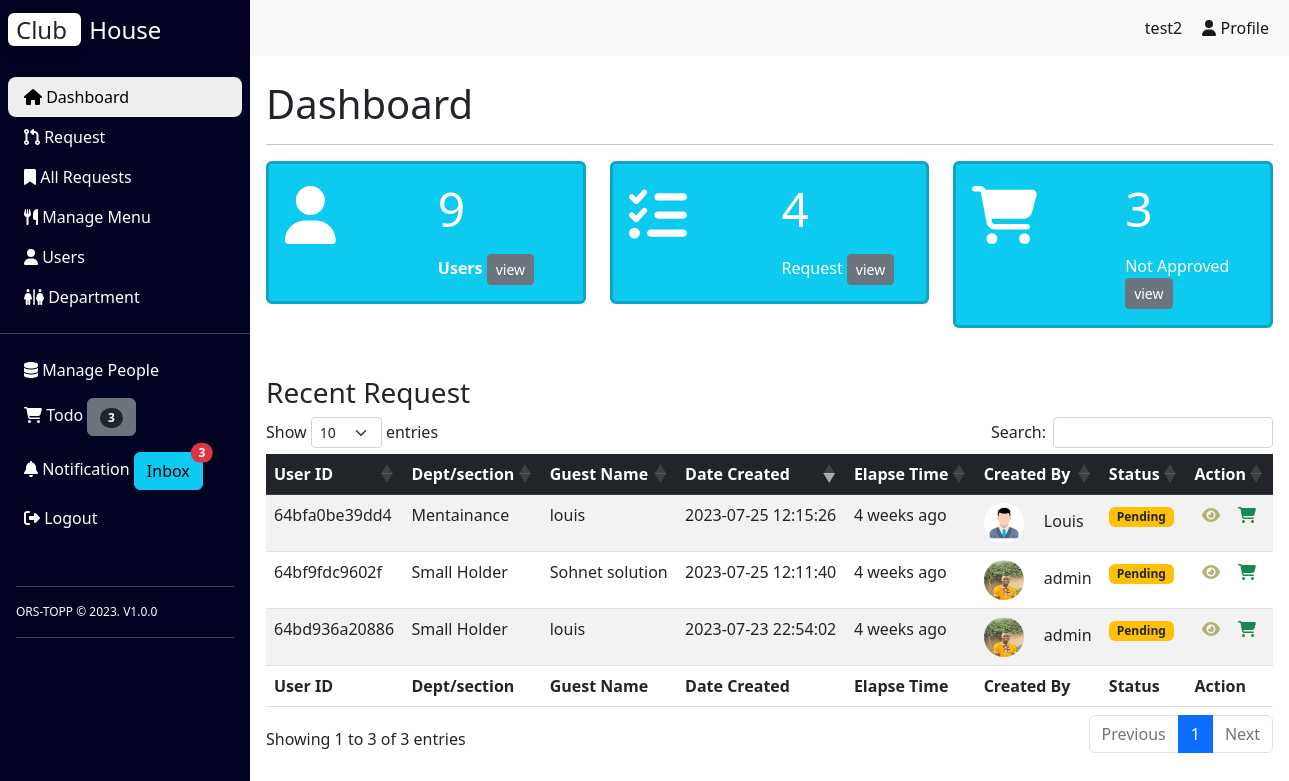
/index.php (signed in), run on the app's committed database.
### tables this page shows
CREATE TABLE `requests` (
  `id` int(11) NOT NULL,
  `uniqid` varchar(255) NOT NULL,
  `guest_name` varchar(255) NOT NULL,
  `guest_address` varchar(255) NOT NULL,
  `check_in_date` datetime NOT NULL,
  `check_out_date` datetime NOT NULL,
  `purpose_of_visit` varchar(255) NOT NULL,
  `breakfast` varchar(255) DEFAULT NULL,
  `dinner` varchar(255) DEFAULT NULL,
  `lunch` varchar(255) DEFAULT NULL,
  `num_of_people_for_menu` int(11) DEFAULT NULL,
  `num_of_people_for_acco` int(11) DEFAULT NULL,
  `employee_names` varchar(255) DEFAULT NULL,
  `visitors_names` varchar(255) DEFAULT NULL,
  `status` varchar(255) DEFAULT NULL,
  `rejection_message` varchar(255) DEFAULT NULL,
  `requester_id` int(11) NOT NULL,
  `approver1` int(11) DEFAULT NULL,
  `approver2` int(11) DEFAULT NULL,
  `approver3` int(11) DEFAULT NULL,
  `approver4` int(11) DEFAULT NULL,
  `created_at` timestamp NOT NULL DEFAULT current_timestamp(),
  `approver1_status` enum('Approved','Rejected','Pending') DEFAULT 'Pending',
  `approver2_status` enum('Approved','Rejected','Pending') DEFAULT 'Pending',
  `approver3_status` enum('Approved','Rejected','Pending') DEFAULT 'Pending',
  `approver4_status` enum('Approved','Rejected','Pending') DEFAULT 'Pending'
);

CREATE TABLE `departments` (
  `id` int(11) NOT NULL,
  `name` varchar(250) NOT NULL,
  `status` int(11) NOT NULL DEFAULT 1
);

CREATE TABLE `users` (
  `id` int(11) NOT NULL,
  `email` varchar(250) NOT NULL,
  `password` varchar(250) NOT NULL,
  `createddate` datetime NOT NULL DEFAULT current_timestamp(),
  `name` varchar(250) NOT NULL,
  `profile_image` varchar(250) NOT NULL,
  `user_type` enum('admin','user','approver') NOT NULL,
  `department_id` int(11) DEFAULT NULL,
  `tel` varchar(10) NOT NULL,
  `reset_token` varchar(100) NOT NULL
);

### config.php (called while the page is built)
<?php
$host = "localhost";
$username = "root";
$password = "";
$database = "booking";

### class/Database.php (called while the page is built, shortened)
<?php
class Database
{
    private $conn;
    public function __construct($host, $username, $password, $database)
    {
        $this->conn = new mysqli($host, $username, $password, $database);
    }
    public function getConnection()
    {
        return $this->conn;
    }
}
?>

### init.php (called while the page is built, shortened)
<?php
include 'config.php';
require 'class/Database.php';
require 'class/Request.php';
$database = new Database($host, $username, $password, $database);
$request =new Request($database);
?>

### class/Request.php (called while the page is built, shortened)
<?php
class Request
{
    private $db;
    public function __construct(Database $db)
    {
        $this->db = $db->getConnection();
    }
    public function ago($time)
    {
        $periods = array("second", "minute", "hour", "day", "week", "month", "year", "decade");
        $lengths = array("60", "60", "24", "7", "4.35", "12", "10");
        $now = time();
        $difference = $now - $time;
        for ($j = 0; $difference >= $lengths[$j] && $j < count($lengths) - 1; $j++) {
            $difference /= $lengths[$j];
        }
        $difference = round($difference);
        if ($difference != 1) {
            $periods[$j] .= "s";
        }
        return $difference . " " . $periods[$j] . " ago";
    }
    public function countAllPendingRequests()
    {
        $status = 'pending';
        $stmt = $this->db->prepare("SELECT COUNT(*) AS count FROM requests WHERE status = ?");
        $stmt->bind_param("s", $status);
        $stmt->execute();
        $result = $stmt->get_result();
        if ($result && $result->num_rows > 0) {
            $data = $result->fetch_assoc();
            return $data['count'];
        }
        return 0;
    }
    public function countAllRequests()
    {
        $stmt = $this->db->prepare("SELECT COUNT(*) AS total_requests FROM requests");
        $stmt->execute();
        $result = $stmt->get_result();
        if ($result && $result->num_rows > 0) {
            $row = $result->fetch_assoc();
            return $row['total_requests'];
        }
        return 0;
    }
    public function getRecentRequests()
    {
        $status = 'pending';
        $stmt = $this->db->prepare("SELECT requests.*,
        users.name AS requester_name,
        users.profile_image AS requester_image,
        departments.name AS requester_department
        FROM requests
        INNER JOIN users ON requests.requester_id = users.id
        INNER JOIN departments ON users.department_id = departments.id
        WHERE requests.status = ?
        ORDER BY requests.created_at DESC
        LIMIT 10");
        $stmt->bind_param("s", $status);
        $stmt->execute();
        $result = $stmt->get_result();
        $requests = array();
        if ($result && $result->num_rows > 0) {
            while ($request = $result->fetch_assoc()) {
                $checkInDate = strtotime($request['check_in_date']);
                $checkOutDate = strtotime($request['check_out_date']);
                $days = floor(($checkOutDate - $checkInDate) / (60 * 60 * 24));
                $request['num_of_days_to_spend'] = $days;
                $createdAt = strtotime($request['created_at']);
                $request['elapsed_time'] = $this->ago($createdAt);
                $requests[] = $request;
            }
        }
        return $requests;
    }
}
?>

### admin_page.php (the view)
<?php
$user = new User($database);
$userCount = $user->countUsers();
if (isset($_SESSION['total_users'])) {
    $userCount = $_SESSION['total_users'];
} else {
    $userCount = 0;
}
?>
<div class="row row-cols-1 row-cols-md-3 g-4 mb-4 pb-4">
    <div class="col-md-4 col-sm-12">
        <div class="card bg-info text-white border-3 shadow-1">
            <div class="card-body">
                <div class="row">
                    <div class="col">
                        <h5 class="card-title" style="font-size:58px;">
                            <i class="fa fa-user" aria-hidden="true"></i>
                        </h5>
                    </div>
                    <div class="col">
                        <p class="card-text display-5">
                            <?php echo $userCount; ?>
                        </p>
                        <span><b>Users <span><a href="users.php"
                                        class="btn btn-secondary text-white btn-sm">view</a></span></b></span>
                    </div>
                </div>
            </div>
        </div>
    </div>
    <div class="col-md-4 col-sm-12">
        <div class="card bg-info text-white border-3 shadow-1">
            <div class="card-body">
                <div class="row">
                    <div class="col">
                        <h5 class="card-title" style="font-size:58px;">
                            <i class="fa fa-tasks" aria-hidden="true"></i>
                        </h5>
                    </div>
                    <div class="col">
                        <p class="card-text display-5">
                            <?php
                            $totalRequests = $request->countAllRequests();
                            ?>
                            <?= $totalRequests ?>
                        </p>
                        <span>Request <span><a href="view_request.php"
                                    class="btn btn-secondary btn-sm text-white">view</a></span></span>
                    </div>
                </div>
            </div>
        </div>
    </div>
    <div class="col-md-4 col-sm-12">
        <div class="card bg-info text-white border-3 shadow-1">
            <div class="card-body">
                <div class="row">
                    <div class="col">
                        <h5 class="card-title" style="font-size:58px;">
                            <i class="fa fa-shopping-cart" aria-hidden="true"></i>
                        </h5>
                    </div>
                    <div class="col">
                        <p class="card-text display-5">
                            <?php
                            $numPendingRequests = $request->countAllPendingRequests();
                            ?>
                            <?= $numPendingRequests ?>
                        </p>
                        <span>Not Approved <span><a href="view_request.php"
                                    class="btn btn-secondary btn-sm text-white">view</a></span></span>
                    </div>
                </div>
            </div>
        </div>
    </div>
</div>
<div class="text-head">
    <div class="h-3">
        <h3>Recent Request</h3>
    </div>
</div>
<table id="all_request" class="table table-striped dt-responsive nowrap" style="width:100%">
    <thead class="table-dark">
        <tr>
            <th>User ID</th>
            <th>Dept/section</th>
            <th>Guest Name</th>
            <th>Date Created</th>
            <th>Elapse Time</th>
            <th>Created By</th>
            <th>Status</th>
            <th>Action</th>
        </tr>
    </thead>
    <tbody>
        <?php
        $recents = $request->getRecentRequests();
        if ($recents) {
            foreach ($recents as $recent) {
                $statusClass = '';
                if ($recent['status'] === 'Pending') {
                    $statusClass = 'bg-warning text-dark';
                } elseif ($recent['status'] === 'Rejected') {
                    $statusClass = 'bg-danger text-white';
                } elseif ($recent['status'] === 'Approved') {
                    $statusClass = 'bg-success text-white';
                } elseif ($recent['status'] === 'Processing') {
                    $statusClass = 'bg-secondary text-white';
                }
                ?>
                <tr>
                    <td>
                        <?= $recent['uniqid'] ?>
                    </td>
                    <td>
                        <?= $recent['requester_department'] ?>
                    </td>
                    <td>
                        <?= $recent['guest_name'] ?>
                    </td>
                    <td>
                        <?= $recent['created_at'] ?>
                    </td>
                    <td><?= $recent['elapsed_time'] ?></td>
                    <td>
                        <img src="<?= $recent['requester_image'] ?>" alt="avatar" width="40" height="40"
                            class="rounded-circle shadow-1-strong me-3" />
                        <?= $recent['requester_name'] ?>
                    </td>
                    <td>
                        <span class="badge <?= $statusClass ?>"><?= $recent['status'] ?></span>
                    </td>
                    <td class="text-decoration-none actions">
                        <a href="post.php?id=<?= $recent['id'] ?>">
                            <i class="fa fa-eye" aria-hidden="true"></i>
                        </a>
                    <?php if ($_SESSION['user_type'] == 'admin'): ?>
                            <a href="whilelist_action.php?id=<?= $recent['id'] ?>">
                                    <i class="fa fa-shopping-cart text-success" aria-hidden="true"></i>
                            </a>
                     <?php endif;?>
                    </td>
                </tr>
                <?php
            }
        } else {
        }
        ?>
    </tbody>
    <tfoot>
        <tr>
            <th>User ID</th>
            <th>Dept/section</th>
            <th>Guest Name</th>
            <th>Date Created</th>
            <th>Elapse Time</th>
            <th>Created By</th>
            <th>Status</th>
            <th>Action</th>
        </tr>
    </tfoot>
</table>

### css/customs.css (style rules this page uses)
body { background: #eee; }
:root { --dark-blue:rgb(2, 2, 35); --dark-green:rgb(2, 139, 66); --success-green:rgb(6, 220, 6); --red:rgb(215, 23, 23); --light-red:rgb(253, 108, 108); --blue:rgb(57, 57, 255); }
h3,h4,h5,h6 { font-size: 3rem; color: var(--dark-blue); font-weight: 600; }

### css/style.css (style rules this page uses)
:root { --dark-blue:rgb(2, 2, 35); --dark-green:rgb(2, 139, 66); --success-green:rgb(6, 220, 6); --red:rgb(215, 23, 23); --light-white-red:rgb(248, 151, 151); --light-red:rgb(253, 108, 108); --warning:#b5b074; --blue:rgb(185, 228, 220); }
.actions a { text-decoration: none; margin: 7px; }
.actions .fa-eye { color: var(--warning); }

### data on the page
requests: uniqid "64bfa0be39dd4", departments.name "Mentainance", guest_name "louis", created_at "2023-07-25 12:15:26", elapsed_time "4 weeks ago", requester.profile_image (picture), requester.name "Louis", status "Pending"
requests: uniqid "64bf9fdc9602f", departments.name "Small Holder", guest_name "Sohnet solution", created_at "2023-07-25 12:11:40", elapsed_time "4 weeks ago", requester.profile_image (picture), requester.name "admin", status "Pending"
requests: uniqid "64bd936a20886", departments.name "Small Holder", guest_name "louis", created_at "2023-07-23 22:54:02", elapsed_time "4 weeks ago", requester.profile_image (picture), requester.name "admin", status "Pending"

### other printed values
$totalWhilelistRequests "3"
$numPendingRequests "3"
$_SESSION['user_details']['name'] "test2"
$userCount "9"
$totalRequests "4"
